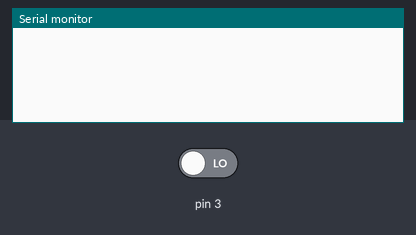
Bench run of a sketch on a simulated Arduino Uno, built with avr-gcc and run on an emulated ATmega328P. On the bench: the last lines printed to the serial monitor. The test bench sets the inputs (shaded band); at power-on: pin 3 LOW.

Above: at 1.2 s.
1.3 s: pin 3 driven HIGH
At 2.0 s:
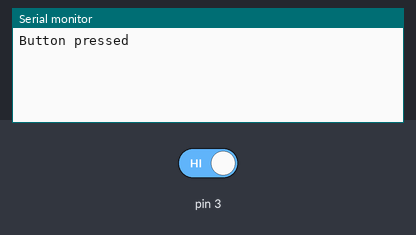
2.8 s: pin 3 driven LOW
At 3.2 s:
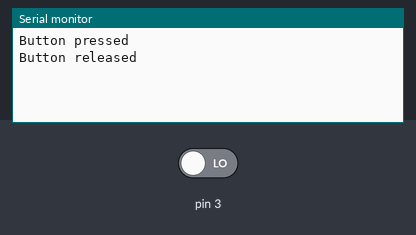

The sketch:

button_led_with_debounce.ino
```cpp
boolean butt_flag = 0;
boolean butt;

unsigned long last_press;
void setup() {
  pinMode(3, INPUT);
  Serial.begin(9600);

}

void loop() {
  butt = digitalRead(3); // считать текущее положение кнопки

  if (butt == 1 && butt_flag == 0 && millis() - last_press > 100) {
    butt_flag = 1;
    Serial.println("Button pressed");

    last_press = millis();
  }
  if (butt == 0 && butt_flag == 1) {
    butt_flag = 0;
    Serial.println("Button released");
  }
}
```

Measured:
- after the input at 1.3 s, the serial monitor: prints a new line at once (image 1)
- after the input at 2.8 s, the serial monitor: prints a new line at once (image 2)
